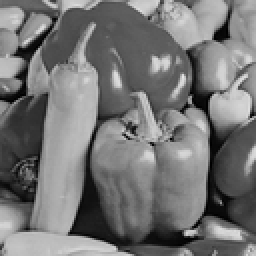
%> input picture main/imgs/peppers.bmp, 128 x 128 px, shrunk from 512 x 512 before the run (shown 2 times larger)
$ octave GS.m   (GNU Octave 9; MATLAB toolbox functions it lacks are replaced by stand-ins)
%> lines starting %> are read from the running program, lines starting %| are printed output that depends on the picture

% Author: Ya-lowkey (cldeng881@gmail.com)
% =========================================================================
clc
clear
addpath(genpath('./imgs'))
I1=double(imread('peppers.bmp','bmp'));%输入图像1（参考图像）
%> I1: size 128x128 double; min 0, max 232, mean 116.9; mean of the top-left, top-right, bottom-left and bottom-right quarters 115.6, 132, 117.3, 102.8
I1=I1(:,:,1);
[row,col]=size(I1);
%> row = 128; col = 128
figure(1)
imshow(I1,[]);%
figure(2)
meshc(I1)%nint8 (0,255)
%%
epoch=40;
aphi=exp(1i*2*pi.*rand(row,col));% Forward diffraction
for i=1:epoch
I=fftshift(fft2(aphi));

R_cor=corrcoef(I1,abs(I));

R1=fft2(I1);
R1=R1./max(max(R1));
Inorm=255.*abs(I)./max(max(abs(I)));
R2=fft2(Inorm);
R2=R2./max(max(R2));
R=ifftshift(ifft2(R1.*conj(R2)));% Cross-correlation operations are used to evaluate the structural similarity of images
R=R./max(max(R));

Iabs=abs(I)./max(max(abs(I)));
phi0=(angle(I)+pi)./(2*pi);% Obtain the phase angle of the computational graph I and map it to the interval (0, 1).
aphi0=exp(1i*2*pi.*phi0);
I_target=(I1+rand(1,1).*(I1-Iabs)).*aphi0;% Amplitude constraint of the target object
I_start=ifft2(ifftshift(I_target));% Back diffraction
phi=(angle(I_start)+pi)./(2*pi);
aphi=exp(1i*2*pi.*phi);

subplot(2,2,1);
imshow(abs(I),[])
title('Diffraction pattern')
subplot(2,2,2);
imshow(abs(phi))%imshow phase
title('phase of DOE')
subplot(2,2,3);
imshow(abs(R),[])
title('Cross-correlation')
subplot(2,2,4);
plot(i,R_cor(1,2),'b.')
hold on
axis([0,epoch,0,2])
title('corrcoef')

pause(0.1)
end
%> this loop made 40 passes
%> R_cor on passes 1 to 12: [1 -0.0157; -0.0157 1], [1 0.732; 0.732 1], [1 0.849; 0.849 1], [1 0.896; 0.896 1], [1 0.921; 0.921 1], [1 0.937; 0.937 1], [1 0.948; 0.948 1], [1 0.955; 0.955 1], [1 0.961; 0.961 1], [1 0.966; 0.966 1], [1 0.97; 0.97 1], [1 0.973; 0.973 1]
%> pass 1, `R=ifftshift(ifft2(R1.*conj(R2)));`:
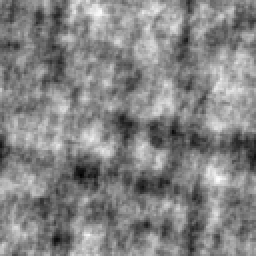
%> R: size 128x128 double (shown 2 times larger); min 6.06e-05, max 6.14e-05, mean 6.1e-05; drawn with min black and max white
%> pass 1, `phi=(angle(I_start)+pi)./(2*pi);`:
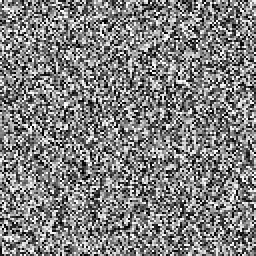
%> phi: size 128x128 double (shown 2 times larger); min 2.03e-06, max 1, mean 0.504
%> pass 1, `imshow(abs(I),[])`:
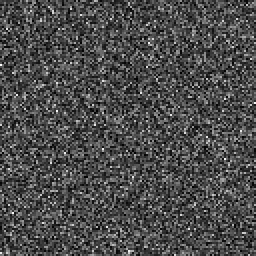
%> displayed picture: size 128x128, on the screen's scale of 0 to 255 (shown 2 times larger); min 0, max 255, mean 75.4
%> pass 1, `title('corrcoef')`:
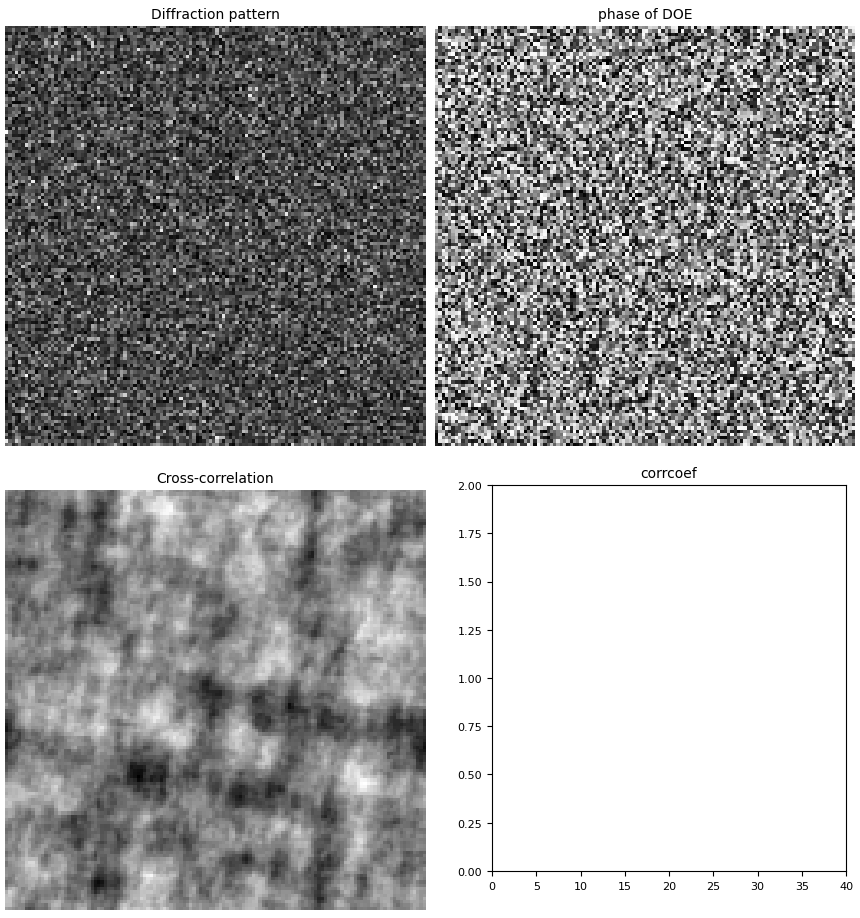
%> figure redrawn from the program's plot data, 4 panels
%> pass 2, `title('Diffraction pattern')`:
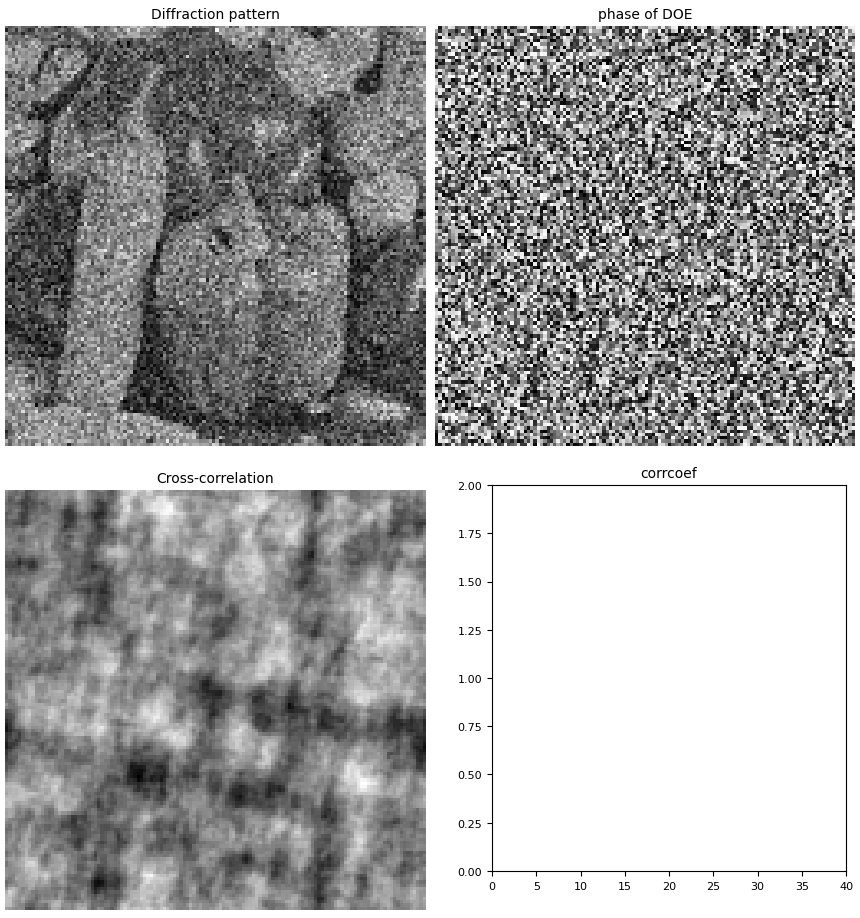
%> figure redrawn from the program's plot data, 4 panels
%%
II=abs(I)./max(max(abs(I)));
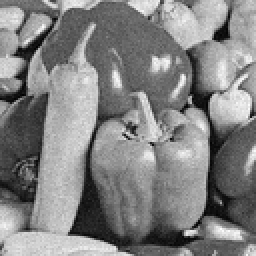
%> II: size 128x128 double (shown 2 times larger); min 0.00496, max 1, mean 0.514
imshow(uint8(II.*255))
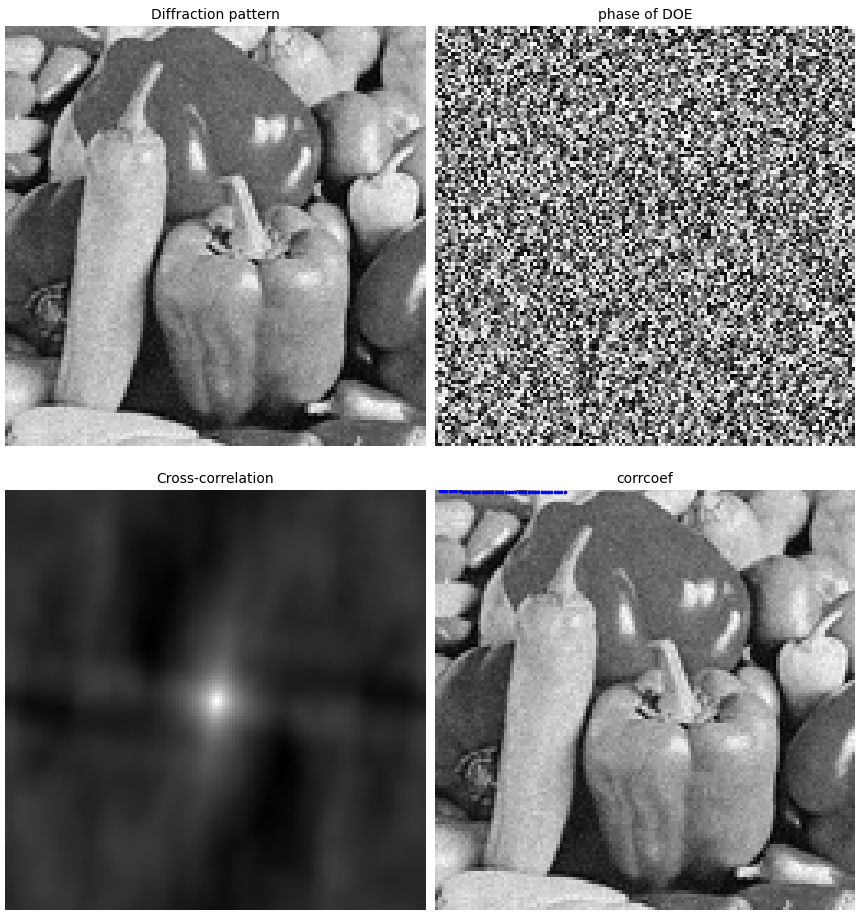
%> figure redrawn from the program's plot data, 4 panels
imwrite(uint8(II.*255),'result_gs.bmp','bmp');
